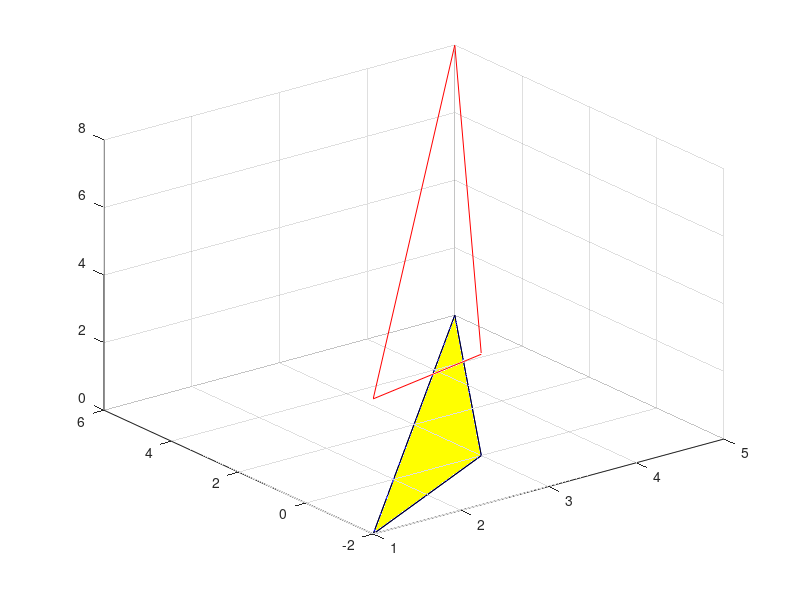

Write the MATLAB code that produced this figure.
clf
x=[3,1,5,3]
y=[0,-2,6,0]
z=[3,4,8,3]
P=[3 1 5 3;0 -2 6 0;3 4 8 3]
plot3(x,y,z,'r')
%Proyeccion en el plano XY
%Matriz de Proyeccion
hold on
M=[1 0 0;0 1 0;0 0 0]
P1=M*P
x1=P1(1,:)
y1=P1(2,:)
z1=P1(3,:)
plot3(x1,y1,z1,'b')
fill3(x1,y1,z1,'y')
grid on